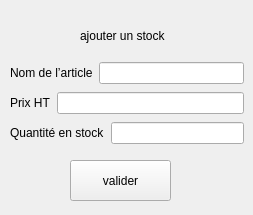
<?xml version="1.0" encoding="UTF-8"?>
<ui version="4.0">
 <class>stockajoutClass</class>
 <widget class="QWidget" name="stockajoutClass">
  <property name="geometry">
   <rect>
    <x>0</x>
    <y>0</y>
    <width>253</width>
    <height>215</height>
   </rect>
  </property>
  <property name="windowTitle">
   <string>Form</string>
  </property>
  <widget class="QLabel" name="label_4">
   <property name="geometry">
    <rect>
     <x>80</x>
     <y>20</y>
     <width>101</width>
     <height>31</height>
    </rect>
   </property>
   <property name="text">
    <string>ajouter un stock</string>
   </property>
  </widget>
  <widget class="QPushButton" name="BtStockVal">
   <property name="geometry">
    <rect>
     <x>70</x>
     <y>160</y>
     <width>101</width>
     <height>41</height>
    </rect>
   </property>
   <property name="text">
    <string>valider</string>
   </property>
  </widget>
  <widget class="QWidget" name="layoutWidget">
   <property name="geometry">
    <rect>
     <x>10</x>
     <y>60</y>
     <width>234</width>
     <height>86</height>
    </rect>
   </property>
   <layout class="QVBoxLayout" name="verticalLayout">
    <item>
     <layout class="QHBoxLayout" name="horizontalLayout">
      <item>
       <widget class="QLabel" name="label">
        <property name="text">
         <string>Nom de l’article</string>
        </property>
       </widget>
      </item>
      <item>
       <widget class="QLineEdit" name="lineEdit"/>
      </item>
     </layout>
    </item>
    <item>
     <layout class="QHBoxLayout" name="horizontalLayout_2">
      <item>
       <widget class="QLabel" name="label_2">
        <property name="text">
         <string>Prix HT</string>
        </property>
       </widget>
      </item>
      <item>
       <widget class="QLineEdit" name="lineEdit_2"/>
      </item>
     </layout>
    </item>
    <item>
     <layout class="QHBoxLayout" name="horizontalLayout_3">
      <item>
       <widget class="QLabel" name="label_3">
        <property name="text">
         <string>Quantité en stock</string>
        </property>
       </widget>
      </item>
      <item>
       <widget class="QLineEdit" name="lineEdit_3"/>
      </item>
     </layout>
    </item>
   </layout>
  </widget>
 </widget>
 <resources/>
 <connections/>
</ui>
